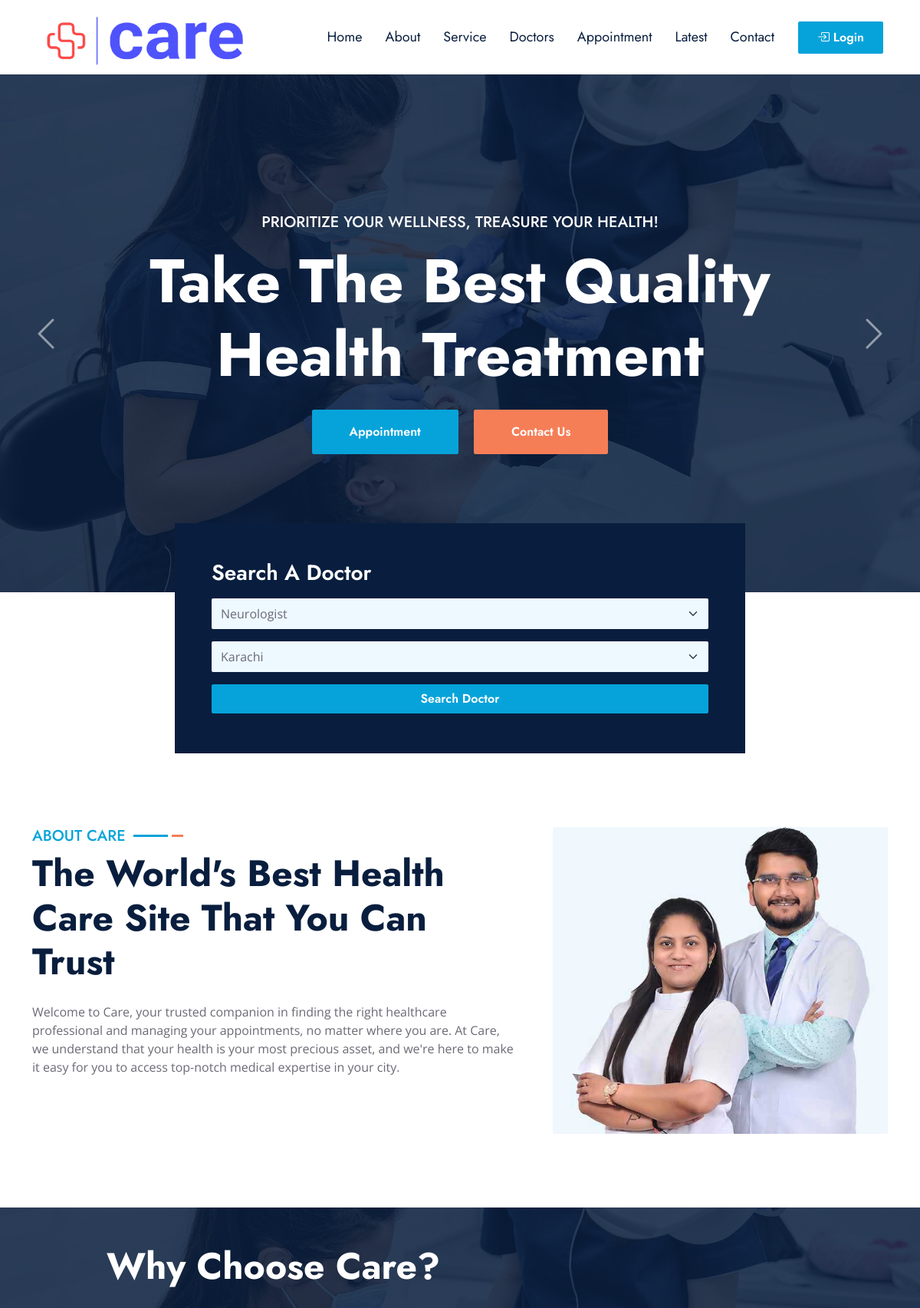
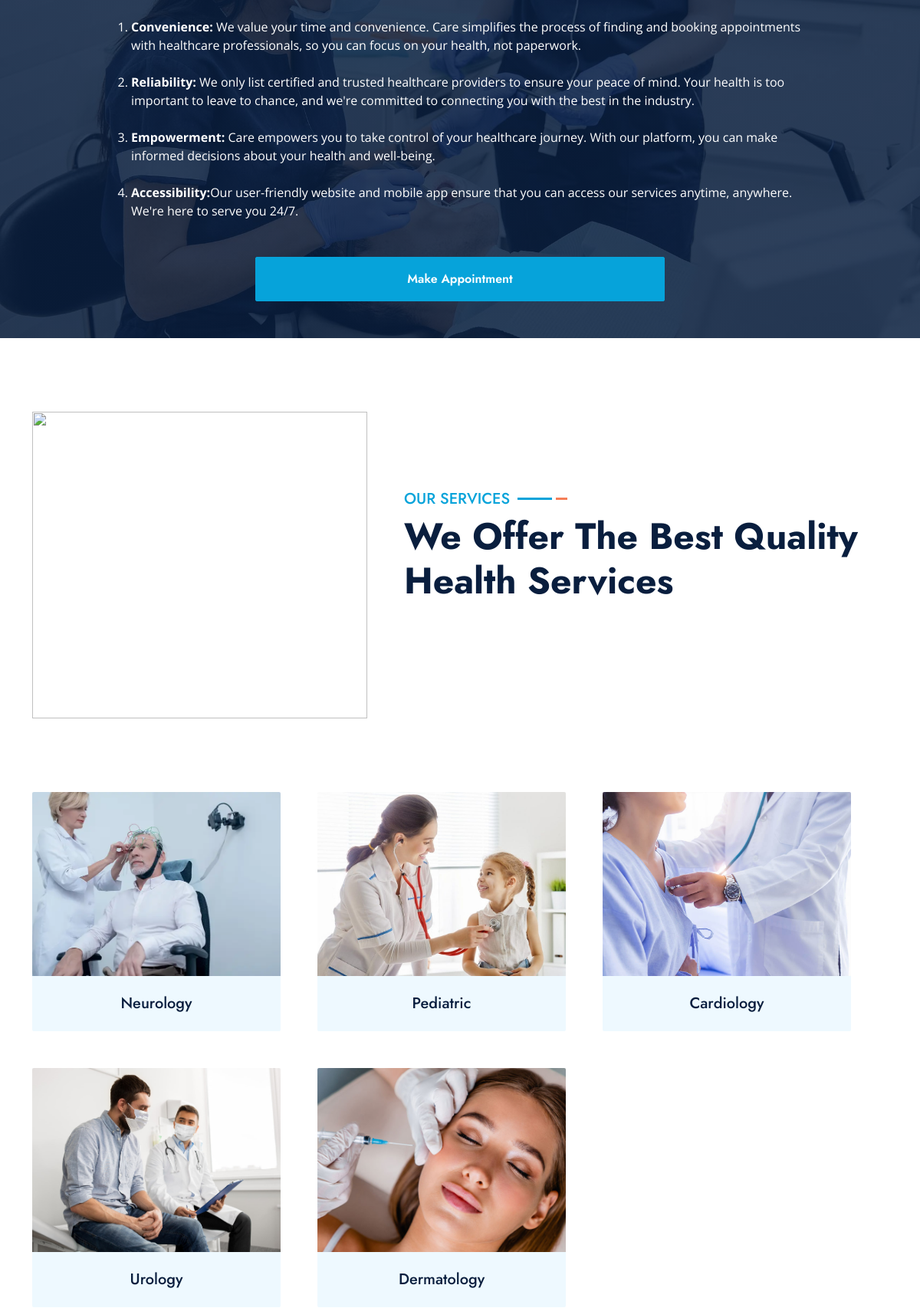
The app's page /userside/index.php (upper part) with its own data (2 pictures, top to bottom).
### tables this page shows
CREATE TABLE `services` (
  `service_id` int(11) NOT NULL,
  `service_name` varchar(200) NOT NULL,
  `status` int(11) NOT NULL,
  `image` varchar(500) NOT NULL
);

### userside/index.php (the view, shortened to what this page needs)
<?php
include("../admin/connection.php");
$select_specialization = "SELECT * FROM `specialization` where status = 0";
$run_select_specialization = mysqli_query($connection, $select_specialization);
$select_city = "SELECT * FROM `city` where status = 0";
$run_select_city = mysqli_query($connection, $select_city);
$select_service = "SELECT * FROM `services` where status = 0";
$run_select_service = mysqli_query($connection, $select_service);
?>
<!DOCTYPE html>
<html lang="en">
<head>
    <link href="https://cdnjs.cloudflare.com/ajax/libs/font-awesome/5.10.0/css/all.min.css" rel="stylesheet">
    <link href="https://cdn.jsdelivr.net/npm/bootstrap-icons@1.4.1/font/bootstrap-icons.css" rel="stylesheet">
    <link href="lib/owlcarousel/assets/owl.carousel.min.css" rel="stylesheet">
    <link href="lib/animate/animate.min.css" rel="stylesheet">
    <link href="lib/tempusdominus/css/tempusdominus-bootstrap-4.min.css" rel="stylesheet" />
    <link href="lib/twentytwenty/twentytwenty.css" rel="stylesheet" />
    <link href="css/bootstrap.min.css" rel="stylesheet">
    <link href="css/style.css" rel="stylesheet">
</head>
<body>
    <?php include("navbar.php"); ?>
    <div class="container-fluid p-0">
        <div id="header-carousel" class="carousel slide carousel-fade" data-bs-ride="carousel">
            <div class="carousel-inner">
                <div class="carousel-item active">
                    <img class="w-100" src="img/carousel-1.jpg" alt="Image">
                    <div class="carousel-caption d-flex flex-column align-items-center justify-content-center">
                        <div class="p-3" style="max-width: 900px;">
                            <h5 class="text-white text-uppercase mb-3 animated slideInDown">Prioritize Your Wellness,
                                Treasure Your Health!</h5>
                            <h1 class="display-1 text-white mb-md-4 animated zoomIn">Take The Best Quality Health
                                Treatment</h1>
                            <a href="search_doctor.php"
                                class="btn btn-primary py-md-3 px-md-5 me-3 animated slideInLeft">Appointment</a>
                            <a href="contact.php"
                                class="btn btn-secondary py-md-3 px-md-5 animated slideInRight">Contact Us</a>
                        </div>
                    </div>
                </div>
            </div>
            <button class="carousel-control-prev" type="button" data-bs-target="#header-carousel" data-bs-slide="prev">
                <span class="carousel-control-prev-icon" aria-hidden="true"></span>
            </button>
            <button class="carousel-control-next" type="button" data-bs-target="#header-carousel" data-bs-slide="next">
                <span class="carousel-control-next-icon" aria-hidden="true"></span>
            </button>
        </div>
    </div>
    <div class="container-fluid banner mb-5">
        <div class="container ">
            <div class="row justify-content-center align-items-center gx-0">
                <div class="col-lg-8 wow zoomIn" data-wow-delay="0.3s">
                    <div class="bg-dark d-flex flex-column p-5" style="height: 300px;">
                        <h3 class="text-white mb-3">Search A Doctor</h3>
                        <form method="post" action="doctors.php">
                            <select class="form-select bg-light border-0 mb-3" style="height: 40px;"
                                name="s_specialization">
                                <?php
                                while ($specialization_row = mysqli_fetch_array($run_select_specialization)) {
                                    ; ?>
                                    <option value="<?php echo $specialization_row['specialization_id']; ?>">
                                        <?php echo $specialization_row['specialization_name'] ?>
                                    </option>
                                <?php }
                                ; ?>
                            </select>
                            <select class="form-select bg-light border-0 mb-3" style="height: 40px;" name="s_city">
                                <?php
                                while ($city_row = mysqli_fetch_array($run_select_city)) {
                                    ; ?>
                                    <option value="<?php echo $city_row['city_id']; ?>">
                                        <?php echo $city_row['city_name'] ?>
                                    </option>
                                <?php }
                                ; ?>
                            </select>
                            <button type="submit" name="btn_search_doctor" class="btn btn-primary w-100">Search
                                Doctor</a>
                        </form>
                    </div>
                </div>
            </div>
        </div>
    </div>
    <div class="container-fluid py-5 wow fadeInUp" data-wow-delay="0.1s">
        <div class="container">
            <div class="row g-5">
                <div class="col-lg-7">
                    <div class="section-title mb-4">
                        <h5 class="position-relative d-inline-block text-primary text-uppercase">About Care</h5>
                        <h1 class="display-5 mb-0">The World's Best Health Care Site That You Can Trust</h1>
                    </div>
                    <p class="mb-4">Welcome to Care, your trusted companion in finding the right healthcare
                        professional
                        and managing your appointments, no matter where you are. At Care, we understand that
                        your health
                        is your most precious asset, and we're here to make it easy for you to access top-notch
                        medical
                        expertise in your city.</p>
                </div>
                <div class="col-lg-5" style="min-height: 400px;">
                    <div class="position-relative h-100">
                        <img class="position-absolute w-100 h-100 rounded wow zoomIn" data-wow-delay="0.9s"
                            src="img/about.jpg" style="object-fit: cover;">
                    </div>
                </div>
            </div>
        </div>
    </div>
    <div class="container-fluid bg-primary bg-appointment my-5 wow fadeInUp" data-wow-delay="0.1s">
        <div class="container">
            <div class="row gx-5 justify-content-center">
                <div class="col-lg-10 py-5">
                    <div class="">
                        <h1 class="display-5 mb-5 text-white">Why Choose Care?</h1>
                        <ol class="text-white mb-0">
                            <li><b>Convenience:</b> We value your time and convenience. Care simplifies the process
                                of
                                finding and booking appointments with healthcare professionals, so you can focus on
                                your
                                health, not paperwork.</li><br>
                            <li><b>Reliability:</b> We only list certified and trusted healthcare providers to
                                ensure
                                your peace of mind. Your health is too important to leave to chance, and we're
                                committed
                                to connecting you with the best in the industry.</li><br>
                            <li><b>Empowerment:</b> Care empowers you to take control of your healthcare journey.
                                With
                                our platform, you can make informed decisions about your health and well-being.</li>
                            <br>
                            <li><b>Accessibility:</b>Our user-friendly website and mobile app ensure that you can
                                access
                                our services anytime, anywhere. We're here to serve you 24/7.</li>
                        </ol>
                    </div>
                </div>
                <div class="col-6">
                    <a href="search_doctor.php" class="btn btn-primary w-100 mb-5 py-3" type="submit">Make Appointment</a>
                </div>
            </div>
        </div>
    </div>
    <div class="container-fluid py-5 wow fadeInUp" data-wow-delay="0.1s">
        <div class="container">
            <div class="row g-5 mb-5">
                <div class="col-lg-5 wow zoomIn" data-wow-delay="0.3s" style="min-height: 400px;">
                    <div class=" position-relative h-100">
                        <img class=" w-100 h-100"
                            src="https://img.freepik.com/free-photo/attractive-female-doctor-standing-with-documents-hospital_1303-20688.jpg"
                            style="object-fit: cover;">
                    </div>
                </div>
                <div class="col-lg-7 justify-content-center align-self-center">
                    <div class="section-title mb-5 ">
                        <h5 class="position-relative d-inline-block text-primary text-uppercase">Our Services</h5>
                        <h1 class="display-5 mb-0">We Offer The Best Quality Health Services</h1>
                    </div>
                </div>
                <div class="row g-5">
                    <?php while ($row_service = mysqli_fetch_array($run_select_service)) {
                        ?>
                        <div class="col-md-4 service-item wow zoomIn" data-wow-delay="0.6s">
                            <div class="rounded-top overflow-hidden">
                                <img class="img-fluid w-100" src="<?php echo $row_service['image']; ?>" alt=""
                                    style="object-fit: cover; height: 240px;">
                            </div>
                            <div class="position-relative bg-light rounded-bottom text-center p-4">
                                <h5 class="m-0">
                                    <?php echo $row_service['service_name']; ?>
                                </h5>
                            </div>
                        </div>
                    <?php }
                    ; ?>
                </div>
            </div>
        </div>
    </div>
</body>
</html>

### userside/css/style.css (style rules this page uses)
:root { --primary: #06A3DA; --secondary: #F57E57; --light: #EEF9FF; --dark: #091E3E; }
h1, h2, .font-weight-bold { font-weight: 700 !important; }
h3, h4, .font-weight-semi-bold { font-weight: 600 !important; }
h5, h6, .font-weight-medium { font-weight: 500 !important; }
.btn { font-family: 'Jost', sans-serif; font-weight: 600; transition: .5s; }
.btn-primary, .btn-secondary { color: #FFFFFF; }
.carousel-caption { top: 0; left: 0; right: 0; bottom: 0; background: rgba(9, 30, 62, .85); z-index: 1; }
.carousel-control-prev, .carousel-control-next { width: 10%; }
.carousel-control-prev-icon, .carousel-control-next-icon { width: 3rem; height: 3rem; }
@media (min-width: 991.98px) { .banner { position: relative; margin-top: -90px; z-index: 1; } }
.section-title h5::before { position: absolute; content: ""; width: 45px; height: 3px; right: -55px; bottom: 11px; background: var(--primary); }
.section-title h5::after { position: absolute; content: ""; width: 15px; height: 3px; right: -75px; bottom: 11px; background: var(--secondary); }
.bg-appointment { background: linear-gradient(rgba(9, 30, 62, .85), rgba(9, 30, 62, .85)), url(../img/carousel-1.jpg) center center no-repeat; background-size: cover; }
.service-item img, .service-item .bg-light, .service-item .bg-light h5, .team-item .team-text { transition: .5s; }
.team-item .team-text::after, .service-item .bg-light::after { position: absolute; content: ""; top: 50%; bottom: 0; left: 15px; right: 15px; border-radius:100px / 15px; box-shadow: 0 0 15px rgba(0, 0, 0, .7); opacity: 0; transition: .5s; z-index: -1; }

### records on screen
services: image (picture), service_name "Neurology"
services: image (picture), service_name "Pediatric"
services: image (picture), service_name "Cardiology"
services: image (picture), service_name "Urology"
services: image (picture), service_name "Dermatology"

### other values on screen
form field s_specialization "Neurologist"
form field s_city "Karachi"
